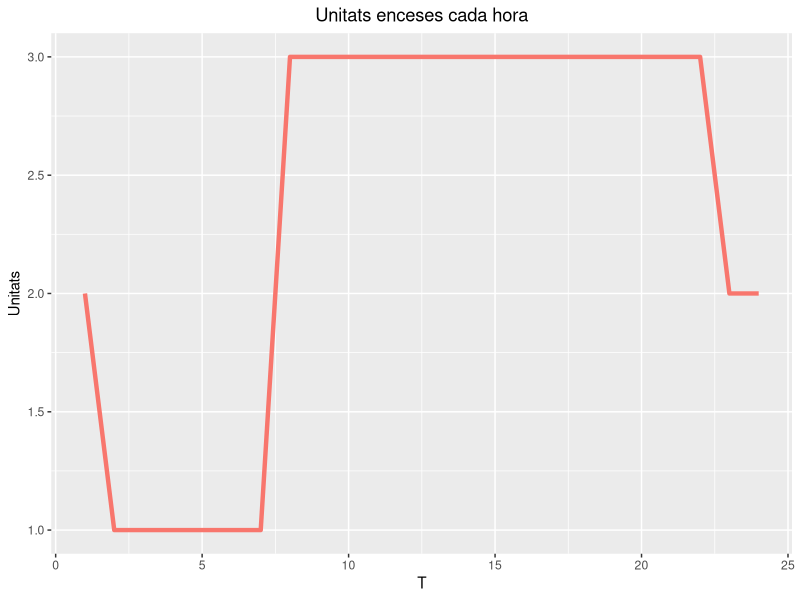
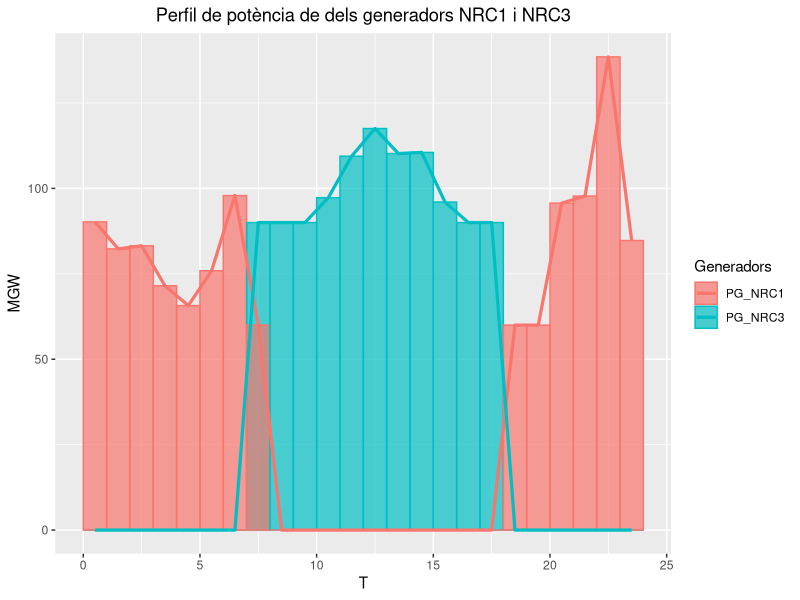
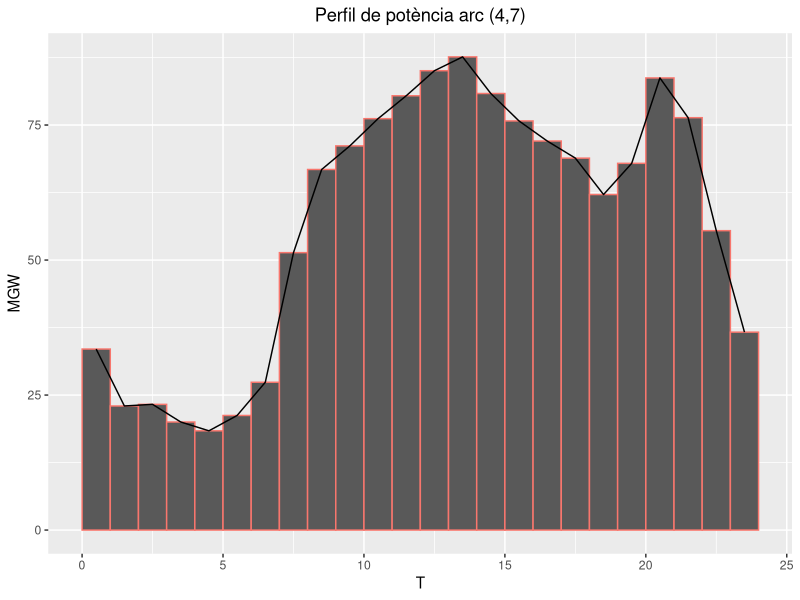
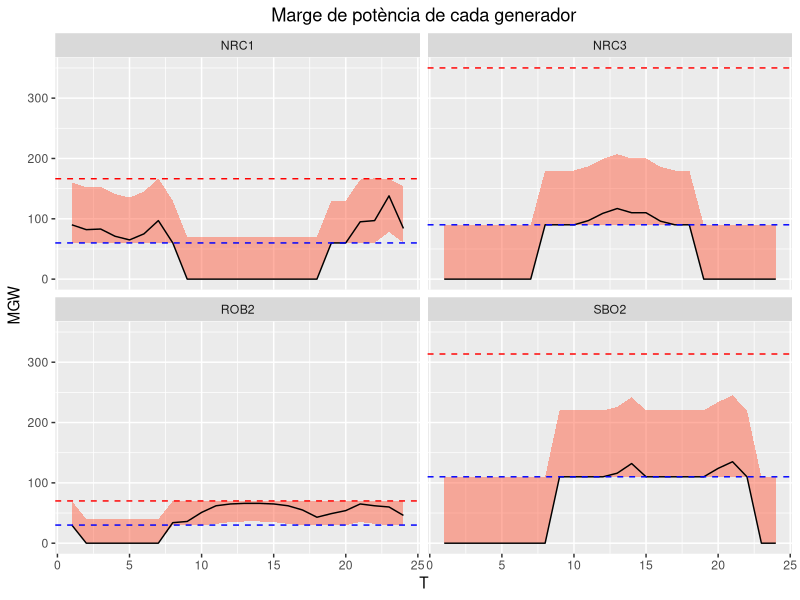
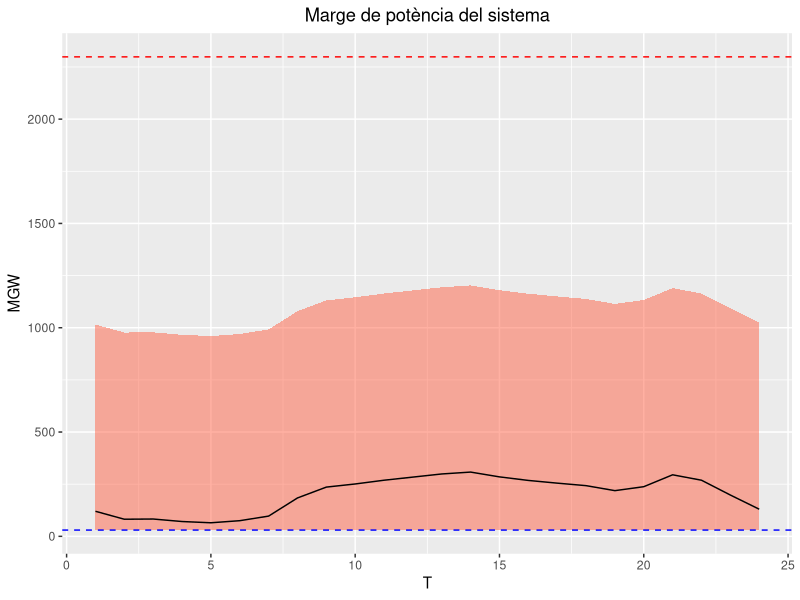

The R source for these figures, in order:
setwd(dirname(rstudioapi::getActiveDocumentContext()$path))
library(ggplot2)
library(tidyr)
library(dplyr)
rm(list = ls())

#### Apartat 1 Flux elèctric òptim #### 

## a) Funció objectiu i variables de la solució òptima 

# CostTotal = 955484
P <- read.table("P2.txt", header = TRUE)
pg <- read.table("Apartat2_5_PG.txt", header = TRUE)
th <- read.table("Apartat2_5_TH.txt", header = TRUE)
u <- read.table("Apartat2_5_u.txt", header = TRUE)
v <- read.table("Apartat2_1_v.txt", header = TRUE)
w <- read.table("Apartat2_1_w.txt", header = TRUE)
arcs <- c("(1,2)", "(1,5)", "(2,3)", "(2,4)", "(2,5)", "(3,4)", "(4,5)", "(4,7)", "(4,9)", "(5,6)", "(6,11)", "(6,12)", "(6,13)", "(7,8)", "(7,9)", "(9,10)", "(9,14)", "(10,11)", "(12,13)", "(13,14)")
colnames(P) <- arcs

## b) unitats necesaries per satisfer la demanda dels nodes a cada periode de temps 

df2 <- read.table("Apartat2_2.txt", skip = 1)
colnames(df2) <- "nUnitats"
df2$T <- 1:24
ggplot(data = df2) +
  geom_line(aes(x = T, y = nUnitats, color = "pink"), linewidth=1.5) +
  labs(title = "Unitats enceses cada hora", x = "T", y = "Unitats") +
  theme(legend.position = "none",plot.title = element_text(hjust = 0.5))

## c) gràfic del perfil de potència i energia de dues unitats generadores al llarg del temps
T <- 1:24
df3 <- read.table("Apartat2_3.txt", header = TRUE)
df3$T <- T
df32 <- pivot_longer(df3, cols = c(PG_NRC3, PG_NRC1), names_to = "Generadors", values_to = "Potencia")

df32$Tprev <- df32$T -1

ggplot(data = df32) + 
  geom_rect(aes(xmin = Tprev, xmax = T, ymin = 0, ymax = Potencia, fill = Generadors, color = Generadors), 
            alpha = 0.7) +
  geom_line(aes(x = (T-0.5), y = Potencia, color = factor(Generadors)), linewidth = 1.1) +
  labs(title = "Perfil de potència de dels generadors NRC1 i NRC3", x = "T", y = "MGW") +
  theme(plot.title = element_text(hjust = 0.5))

## d) quin és l'arc més sobrecarregat? gràfic del seu perfil de potència al llarg del temps 

carregatotal <- colSums(abs(P))
names(carregatotal) <- colnames(P)
names(which.max((carregatotal))) #arc L=(4,7) més sobrecarregat 
arc <- data.frame(potencia = P[, which.max((carregatotal))])
arc$T <- T
arc$Tprev <- T-1

ggplot(data = arc) + 
  geom_rect(aes(xmin = Tprev, xmax = T, ymin = 0, ymax = potencia, color = "black")) +
  geom_line(aes(x = T-0.5, y = potencia))+
  labs(title = "Perfil de potència arc (4,7)", x = "T", y = "MGW") +
  theme(legend.position = "none", plot.title = element_text(hjust = 0.5))

## e) marge de potència disponible té el sistema a cada període per absorbir eventuals desajustos d oferta i o demanda
marges <- read.table("Apartat2_42.txt", header = TRUE)
U <- marges$rup
D <- marges$rdown
M <- marges
# marges de generadors oberts
pg2 <- pg[,-which(sapply(pg, sum)==0)]
pg2$T <- T
marges$generador <- colnames(pg)
marges <- marges[-which(sapply(pg, sum)==0),]
rownames(marges) <- marges$generador

# fem un df en format allargat per poder fer el ggplot b
potencia_hores <- pivot_longer(data = pg2, cols = 1:4, names_to = "generador", values_to = "mgw")

# unim els marges amb les dades de potencia i ajustem els marges per cada temps i generador 
prova <- left_join(marges[,3:5], potencia_hores, by="generador")
prova[prova$rdown < 0, 2] <- 0
prova[,"rdown"] <- prova$mgw-prova$rdown
prova[,"rup"] <- prova$mgw+prova$rup
prova[prova[,"rdown"]<0,"rdown"] <- 0

prova2 <- prova

# ajustem els marges pq on siguin mes grans q pmin i mes petits q pmax 
for(i in 1:nrow(prova)){
  if(prova[i,"mgw"]>0 && prova[i, "rdown"]<marges[prova[i,"generador"],"pmin"]){
    prova2[i, "rdown"] <- marges[prova[i,"generador"],"pmin"]
  } 
  else if(prova[i, "rup"]>=marges[prova[i,"generador"],"pmax"]){
    prova2[i, "rup"] <- marges[prova[i,"generador"],"pmax"]
  }
}
prova2[prova2$generador=="ROB2"& prova2$rup > 40, "rup"] <- 70

# gràfic per cada generador obert
ggplot(data = prova2, aes(x = T, y = mgw)) + 
  geom_ribbon(aes(ymin = rdown, ymax = rup), fill = "tomato", alpha = 0.5) +
  geom_line() +
  facet_wrap(~generador, ncol = ) +
  labs(title = "Marge de potència de cada generador", x="T", y="MGW")+
  geom_hline(data = marges, aes(yintercept = pmax), color = "red", linetype = "dashed") +
  geom_hline(data = marges, aes(yintercept = pmin), color = "blue", linetype = "dashed") +
  theme(plot.title = element_text(hjust = 0.5))


# ara ho fem per a tots els generadors: capcitat del sistema
total <- prova %>% group_by(T) %>% summarise(potencia = sum(mgw))
up_total <- sum(U)
down_total <- sum(D)

total$up <- total$potencia + up_total#colSums(t(u)*U) # generadors oberts * rampa up
total$down <- total$potencia - down_total#colSums(t(u)*D) # generadors oberts * rampa down
pmax_total <- sum(M$pmax) # suma dels maxims
pmin_total <- min(M$pmin) # minim dels minims

total[total$down<pmin_total,"down"] <- pmin_total


m <- c(pmax_total, pmin_total)

ggplot(data = total, aes(x = T, y = potencia)) + 
  geom_ribbon(aes(ymin = down, ymax = up), fill = "tomato", alpha = 0.5) +
  geom_line() +
  labs(title = "Marge de potència del sistema", x="T", y="MGW")+
  geom_hline(aes(yintercept = pmax_total), color = "red", linetype = "dashed") +
  geom_hline(aes(yintercept = pmin_total), color = "blue", linetype = "dashed") +
  theme(plot.title = element_text(hjust = 0.5))

## f) creus que pot tenir setnit incrementar la capacitat d'alguna unitat generadora? si es així, quina inversió econòmica estaries disposat a fer? 

# L unic generador que es veu limitat per la capacitat és el ROB2. La resta sempre estan per sota el màxim. 
